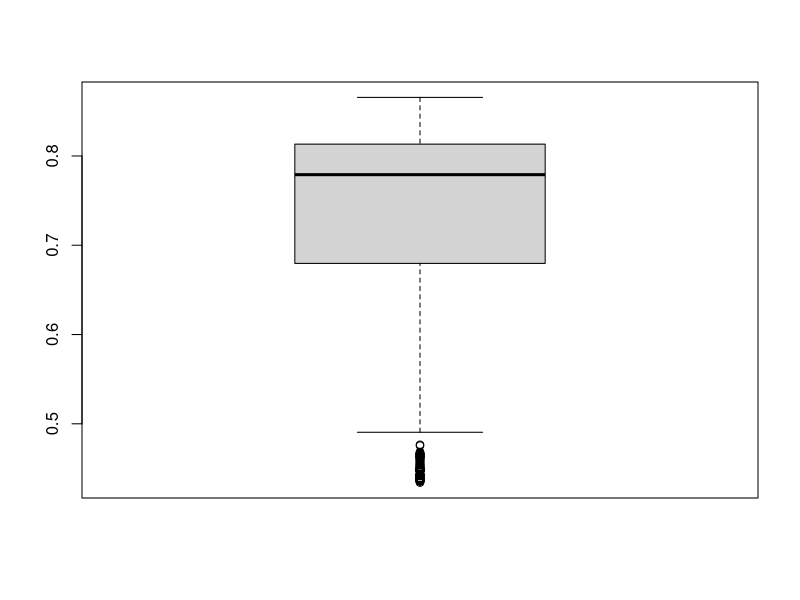
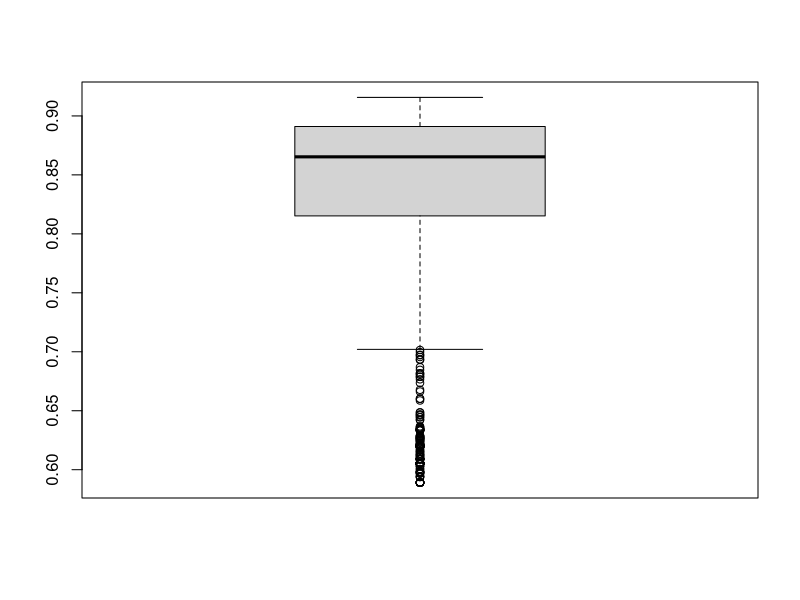
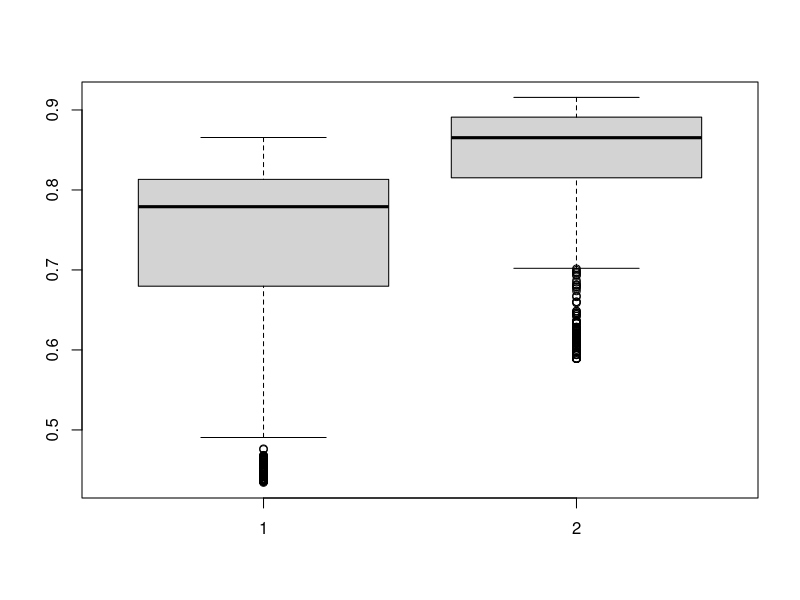
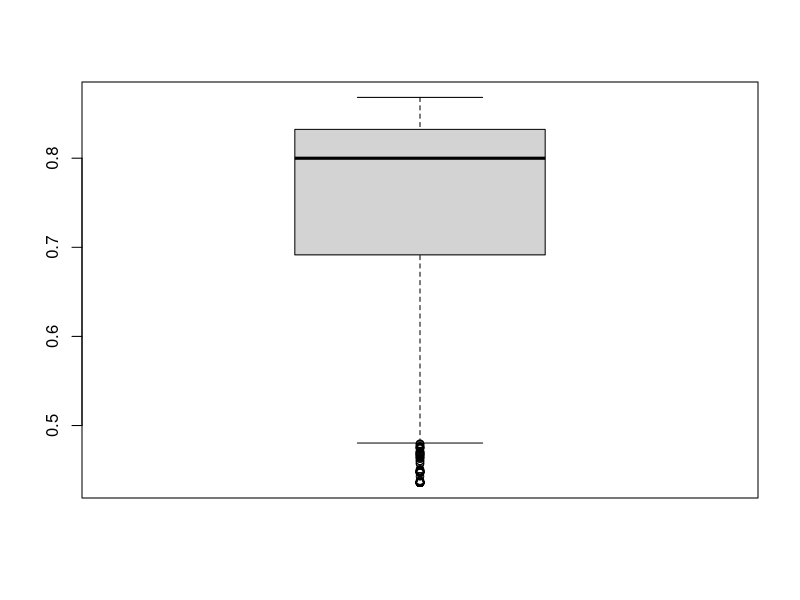
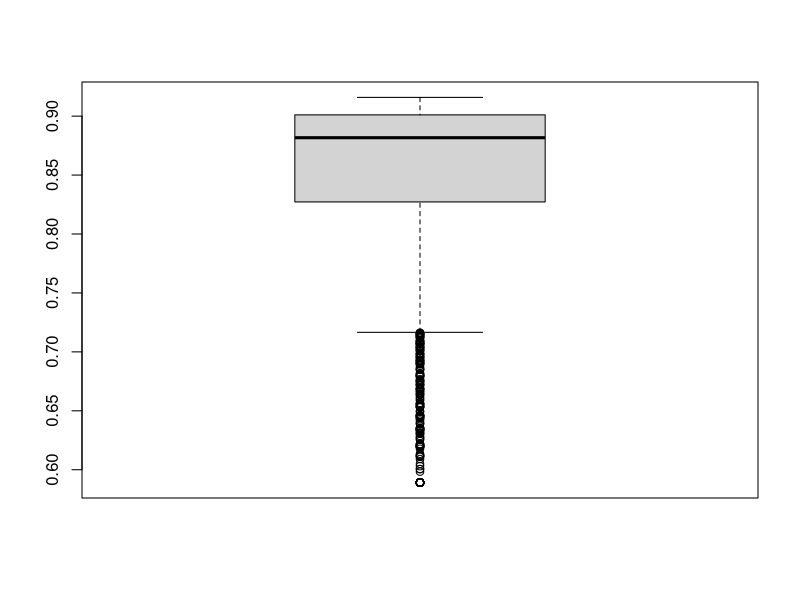

Write R code to recreate these figures, in order.
setwd("F:/Git/github/r-scripts/metric-selection") # Pfad bitte anpassen
#setwd("/Users/sebastian/git/github/r-scripts/metric-selection")
#setwd("C://Users//Lorik//Documents//GitHub//r-scripts//metric-selection")


# read results of first run with all metrics
library(data.table)
metric_comparison <- fread("2017-12-14_samples_comparison-all.csv", header=TRUE, sep=";", quote="\"", strip.white=TRUE, showProgress=TRUE, encoding="UTF-8", na.strings=c("", "null"), stringsAsFactors=FALSE)
nrow(metric_comparison)
# 1474


### TEXT ###

MatthewsCorrelationText <- metric_comparison$MatthewsCorrelationText

summary(MatthewsCorrelationText)
# Min. 1st Qu.  Median    Mean 3rd Qu.    Max. 
# 0.4342  0.6798  0.7791  0.7284  0.8132  0.8656

boxplot(MatthewsCorrelationText)

MatthewsCorrelationText_99 <- MatthewsCorrelationText[MatthewsCorrelationText >= quantile(MatthewsCorrelationText, 0.99)]

length(MatthewsCorrelationText_99)
# 15

MatthewsCorrelationText_99_metrics <- unique(metric_comparison[metric_comparison$MatthewsCorrelationText %in% MatthewsCorrelationText_99,]$Metric)
length(MatthewsCorrelationText_99_metrics)
# 15

MatthewsCorrelationText_99_metrics
# [1] "tokenDiceNormalized"          
# [2] "manhattanThreeGramNormalized" 
# [3] "fourGramDiceNormalized"       
# [4] "threeGramDiceNormalized"      
# [5] "manhattanFiveGramNormalized"  
# [6] "fiveGramDiceNormalized"       
# [7] "cosineThreeGramNormalizedBool"
# [8] "manhattanFourGramNormalized"  
# [9] "fourGramDiceNormalizedPadding"
# [10] "fiveGramJaccardNormalized"    
# [11] "fiveGramDiceNormalizedPadding"
# [12] "winnowingFiveGramDice"        
# [13] "threeGramDice"                
# [14] "fourGramDice"                 
# [15] "fiveGramDice"

# backup metric
backup_candidates <- metric_comparison[metric_comparison$FailuresText == 0 & metric_comparison$FailuresCode == 0,]
MatthewsCorrelationText_backup <- backup_candidates$MatthewsCorrelationText

MatthewsCorrelationText_99_backup <- MatthewsCorrelationText_backup[MatthewsCorrelationText_backup >= quantile(MatthewsCorrelationText_backup, 0.99)]

length(MatthewsCorrelationText_99_backup)
# 3

MatthewsCorrelationText_99_backup_metrics <- unique(backup_candidates[backup_candidates$MatthewsCorrelationText %in% MatthewsCorrelationText_99_backup,]$Metric)
length(MatthewsCorrelationText_99_backup_metrics)
# 2

MatthewsCorrelationText_99_backup_metrics
# [1] "cosineTokenNormalizedNormalizedTermFrequency"
# [2] "cosineTokenNormalizedBool"  


### CODE ###

MatthewsCorrelationCode <- metric_comparison$MatthewsCorrelationCode

summary(MatthewsCorrelationCode)
# Min. 1st Qu.  Median    Mean 3rd Qu.    Max. 
# 0.5891  0.8153  0.8653  0.8300  0.8910  0.9157 

boxplot(MatthewsCorrelationCode)

MatthewsCorrelationCode_99 <- MatthewsCorrelationCode[MatthewsCorrelationCode >= quantile(MatthewsCorrelationCode, 0.99)]

length(MatthewsCorrelationCode_99)
# 15

MatthewsCorrelationCode_99_metrics <- unique(metric_comparison[metric_comparison$MatthewsCorrelationCode %in% MatthewsCorrelationCode_99,]$Metric)
length(MatthewsCorrelationCode_99_metrics)
# 10

MatthewsCorrelationCode_99_metrics
# [1] "twoShingleDiceNormalized"         
# [2] "manhattanFiveGramNormalized"      
# [3] "fiveGramJaccard"                  
# [4] "fiveGramDiceNormalized"           
# [5] "manhattanThreeGramNormalized"     
# [6] "manhattanTwoShingleNormalized"    
# [7] "winnowingFourGramOptimalAlignment"
# [8] "manhattanThreeShingleNormalized"  
# [9] "fourGramDiceNormalized"           
# [10] "manhattanFourGramNormalized"

# backup metric
backup_candidates <- metric_comparison[metric_comparison$FailuresText == 0 & metric_comparison$FailuresCode == 0,]
MatthewsCorrelationCode_backup <- backup_candidates$MatthewsCorrelationCode

MatthewsCorrelationCode_99_backup <- MatthewsCorrelationCode_backup[MatthewsCorrelationCode_backup >= quantile(MatthewsCorrelationCode_backup, 0.99)]

length(MatthewsCorrelationCode_99_backup)
# 3

MatthewsCorrelationCode_99_backup_metrics <- unique(backup_candidates[backup_candidates$MatthewsCorrelationCode %in% MatthewsCorrelationCode_99_backup,]$Metric)
length(MatthewsCorrelationCode_99_backup_metrics)
# 3

MatthewsCorrelationCode_99_backup_metrics
# [1] "twoGramJaccard"           
# [2] "manhattanTokenNormalized" 
# [3] "cosineTokenNormalizedBool"


### BOTH ###

boxplot(MatthewsCorrelationText, MatthewsCorrelationCode)

# best metrics
selected_metrics <- unique(c(
  MatthewsCorrelationText_99_metrics,
  MatthewsCorrelationCode_99_metrics
))

length(selected_metrics)
# 20

selected_metrics
# [1] "tokenDiceNormalized"              
# [2] "manhattanThreeGramNormalized"     
# [3] "fourGramDiceNormalized"           
# [4] "threeGramDiceNormalized"          
# [5] "manhattanFiveGramNormalized"      
# [6] "fiveGramDiceNormalized"           
# [7] "cosineThreeGramNormalizedBool"    
# [8] "manhattanFourGramNormalized"      
# [9] "fourGramDiceNormalizedPadding"    
# [10] "fiveGramJaccardNormalized"        
# [11] "fiveGramDiceNormalizedPadding"    
# [12] "winnowingFiveGramDice"            
# [13] "threeGramDice"                    
# [14] "fourGramDice"                     
# [15] "fiveGramDice"                     
# [16] "twoShingleDiceNormalized"         
# [17] "fiveGramJaccard"                  
# [18] "manhattanTwoShingleNormalized"    
# [19] "winnowingFourGramOptimalAlignment"
# [20] "manhattanThreeShingleNormalized"

# backup metric
selected_metrics_backup <- unique(c(
  MatthewsCorrelationText_99_backup_metrics,
  MatthewsCorrelationCode_99_backup_metrics
))

length(selected_metrics_backup)
# 4

selected_metrics_backup
# [1] "cosineTokenNormalizedNormalizedTermFrequency"
# [2] "cosineTokenNormalizedBool"                   
# [3] "twoGramJaccard"                              
# [4] "manhattanTokenNormalized"   


##################
### SECOND RUN ###
##################

# read results of second run with selected metrics and more thresholds
library(data.table)
metric_comparison_selected <- fread("2017-12-15_samples_comparison-selected.csv", header=TRUE, sep=";", quote="\"", strip.white=TRUE, showProgress=TRUE, encoding="UTF-8", na.strings=c("", "null"), stringsAsFactors=FALSE)
nrow(metric_comparison_selected)
# 2525


### TEXT ###

MatthewsCorrelationText <- metric_comparison_selected$MatthewsCorrelationText

summary(MatthewsCorrelationText)
# Min. 1st Qu.  Median    Mean 3rd Qu.    Max. 
# 0.4359  0.6915  0.8000  0.7461  0.8324  0.8682 

boxplot(MatthewsCorrelationText)

# best metric
max(MatthewsCorrelationText)
# 0.8682407
selected_metric_text <- metric_comparison_selected[metric_comparison_selected$MatthewsCorrelationText == max(MatthewsCorrelationText)]
selected_metric_text$Metric
# [1] "manhattanFourGramNormalized"
selected_metric_text$Threshold
# 0.17

# backup metric
backup_candidates <- metric_comparison_selected[metric_comparison_selected$FailuresText == 0 & metric_comparison_selected$FailuresCode == 0,]
max(backup_candidates$MatthewsCorrelationText)
# 0.8508292
selected_metric_text_backup <- backup_candidates[backup_candidates$MatthewsCorrelationText == max(backup_candidates$MatthewsCorrelationText)]
selected_metric_text_backup$Metric
# [1] "cosineTokenNormalizedBool"
selected_metric_text_backup$Threshold
# 0.32


### CODE ###

MatthewsCorrelationCode <- metric_comparison_selected$MatthewsCorrelationCode

summary(MatthewsCorrelationCode)
# Min. 1st Qu.  Median    Mean 3rd Qu.    Max. 
# 0.5891  0.8272  0.8817  0.8450  0.9011  0.9159 

boxplot(MatthewsCorrelationCode)

# best metric
max(MatthewsCorrelationCode)
# 0.9158857
selected_metric_code <- metric_comparison_selected[metric_comparison_selected$MatthewsCorrelationCode == max(MatthewsCorrelationCode)]
selected_metric_code$Metric
# [1] "winnowingFourGramOptimalAlignment"
selected_metric_code$Threshold
# 0.25

# backup metric
backup_candidates <- metric_comparison_selected[metric_comparison_selected$FailuresText == 0 & metric_comparison_selected$FailuresCode == 0,]
max(backup_candidates$MatthewsCorrelationCode)
# 0.9117382
selected_metric_code_backup <- backup_candidates[backup_candidates$MatthewsCorrelationCode == max(backup_candidates$MatthewsCorrelationCode)]
selected_metric_code_backup$Metric
# [1] "cosineTokenNormalizedBool"
selected_metric_code_backup$Threshold
# 0.38
